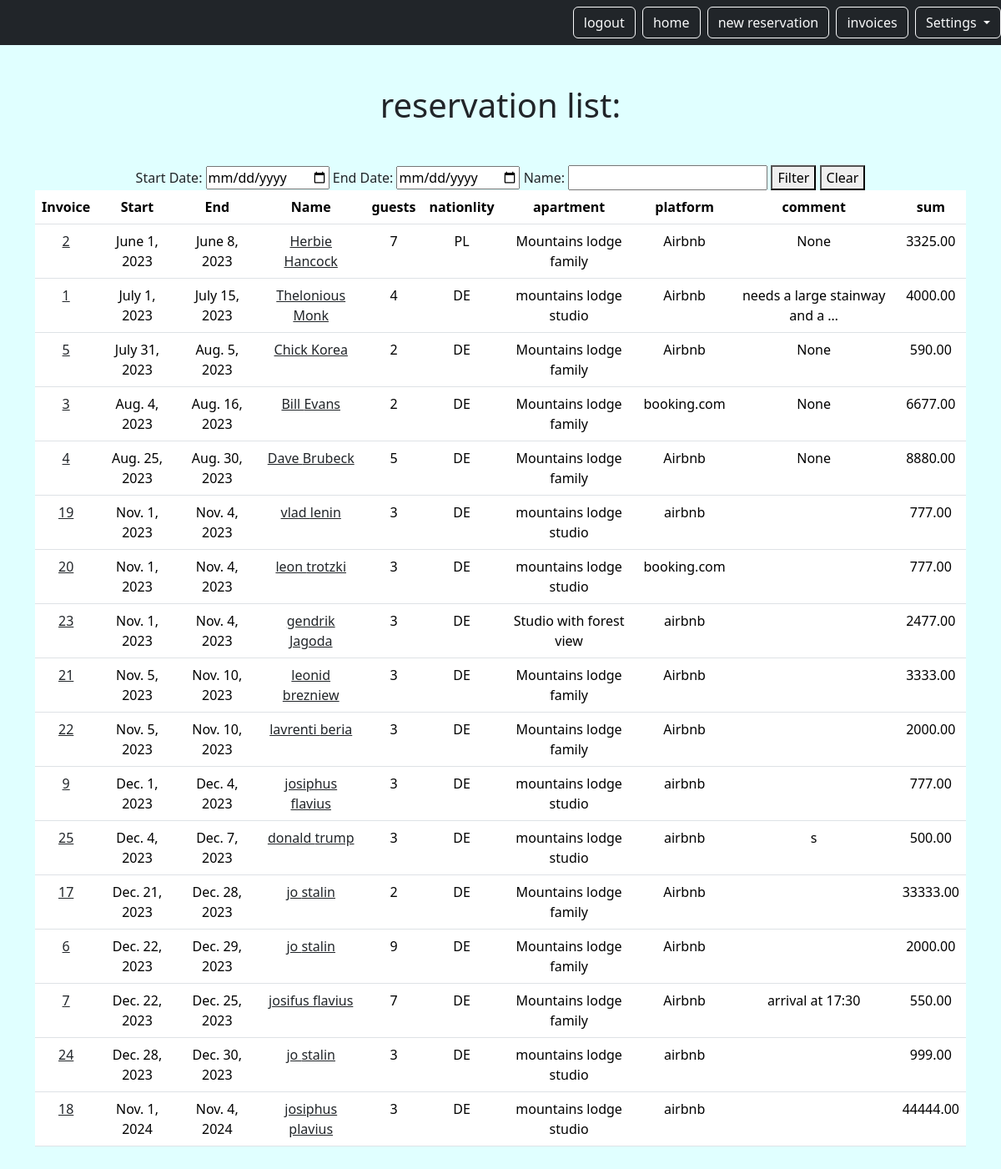
The app's page /mini/reservation (signed in) with its own data.
### reservation/models.py (models this page shows, shortened)
class Reservation(models.Model):
    PURPOSE_CHOICES = [
        ("holiday", "holiday"),
        ("business", "business"),
        ("no-show", "no-show"),
    ]
    id = models.AutoField(primary_key=True)
    start_date = models.DateField()
    end_date = models.DateField()
    name = models.CharField(max_length=255)
    lname = models.CharField(max_length=255, blank=True)
    company = models.CharField(max_length=255, blank=True, null=True)
    address = models.CharField(max_length=255, blank=True, null=True)
    email = models.EmailField(blank=True, null=True)
    number_of_guests = models.IntegerField(blank=True)
    nationality = models.CharField(max_length=255, blank=True, null=True)
    t_sum = models.DecimalField(max_digits=10, decimal_places=2)
    commission = models.DecimalField(
        max_digits=10, decimal_places=2
    )
    rech_num = models.CharField(max_length=255, blank=True)
    link = models.URLField(blank=True, null=True)
    purpose = models.CharField(
        max_length=255, choices=PURPOSE_CHOICES, blank=True
    )
    comment = models.TextField(blank=True, null=True)
    user = models.ForeignKey(
        CustomUser, on_delete=models.CASCADE, related_name="reservation"
    )
    platform = models.ForeignKey(
        Platform, on_delete=models.CASCADE, related_name="reservation"
    )
    apartment = models.ForeignKey(
        Apartment, on_delete=models.CASCADE, related_name="reservation"
    )

class Apartment(models.Model):
    user = models.ForeignKey(
        CustomUser,
        on_delete=models.CASCADE,
        related_name="apartment",
        null=True,
        blank=True,
    )
    id = models.AutoField(primary_key=True)
    name = models.CharField(max_length=255)
    address = models.CharField(max_length=255)
    date_contract = models.DateField()
    def __str__(self):
        return self.name

class Platform(models.Model):
    user = models.ForeignKey(
        CustomUser,
        on_delete=models.CASCADE,
        related_name="platform",
        null=True,
        blank=True,
    )
    id = models.AutoField(primary_key=True)
    name = models.CharField(max_length=255, blank=True)
    address = models.CharField(max_length=255, blank=True)
    kundennummer = models.CharField(max_length=255, blank=True)
    tel = models.CharField(max_length=255, blank=True)
    login = models.CharField(max_length=255, blank=True)
    url = models.URLField(blank=True, null=True)
    def __str__(self):
        return self.name

### reservation/views.py (the view)
# urls.py: path('reservation', views.ResListView.as_view(), name = 'reservation.list'),
class ResListView(LoginRequiredMixin, ListView):
    model = Reservation
    template_name = "booking/res_list.html"
    context_object_name = "reservation"
    login_url = LOGIN_URL
    def get_queryset(self):
        queryset =  self.request.user.reservation.order_by(F('start_date').asc())
        start_date = self.request.GET.get('start_date')
        end_date = self.request.GET.get('end_date')
        name = self.request.GET.get('name')
        if start_date and end_date:
            queryset = queryset.filter(start_date__gte=start_date, end_date__lte=end_date)
        if name:
            queryset = queryset.filter(name__icontains=name)
        return queryset

### reservation/templates/booking/res_list.html (shortened to what this page needs)
{% extends "base.html" %}
{% block content %}
    <h1 class="my-5">reservation list:</h1>
    <form method="get">
      <label for="start_date">Start Date:</label>
      <input type="date" name="start_date" id="start_date">
      <label for="end_date">End Date:</label>
      <input type="date" name="end_date" id="end_date">
      <label for="name">Name:</label>
      <input type="text" name="name" id="name">
      <button type="submit">Filter</button>
      <button type="button" id="clear-filter">Clear</button>
  </form>
        <table class="table">
        <thead>
            <tr>
               <th>Invoice</th>
                <th>Start</th>
                <th>End</th>
                <th>Name</th>
                <th>guests</th>
                <th>nationlity</th>
                <th>apartment</th>
                <th>platform</th>
                <th>comment</th>
                <th>sum</th>
              </tr>
            </thead>
            <tbody>
            {% for res in reservation %}
            <tr>
                <td><a href="{% url 'invoice1.detail' pk=res.id %}" class="text-dark text-decoration-non">{{ res.id }}</a></td>
                <td>{{res.start_date}}</td>
                <td>{{res.end_date}}</td>
                <td><a href="{% url 'reservation.detail' pk=res.id %}" class="text-dark text-decoration-non">{{ res.name }}  {{ res.lname }}</a></td>
                <td>{{res.number_of_guests}}</td>
                <td>{{res.nationality}}</td>
                <td>{{res.apartment}}</td>
                <td>{{res.platform}}</td>
                <td>{{res.comment | truncatechars:30  }}</td>
                <td>{{res.t_sum}}</td>
              </tr>
            {% endfor %}
        </tbody>
    </table>
    </div>
{% endblock %}

### static/templates/base.html (style rules this page uses)
body { background: lightcyan; }

### records on screen
Reservation: id "2", start_date "June 1, 2023", end_date "June 8, 2023", name "Herbie", lname "Hancock", number_of_guests "7", nationality "PL", apartment "Mountains lodge family", platform "Airbnb", comment "None", t_sum "3325.00"
Reservation: id "1", start_date "July 1, 2023", end_date "July 15, 2023", name "Thelonious", lname "Monk", number_of_guests "4", nationality "DE", apartment "mountains lodge studio", platform "Airbnb", comment "needs a large stainway and a …", t_sum "4000.00"
Reservation: id "5", start_date "July 31, 2023", end_date "Aug. 5, 2023", name "Chick", lname "Korea", number_of_guests "2", nationality "DE", apartment "Mountains lodge family", platform "Airbnb", comment "None", t_sum "590.00"
Reservation: id "3", start_date "Aug. 4, 2023", end_date "Aug. 16, 2023", name "Bill", lname "Evans", number_of_guests "2", nationality "DE", apartment "Mountains lodge family", platform "booking.com", comment "None", t_sum "6677.00"
Reservation: id "4", start_date "Aug. 25, 2023", end_date "Aug. 30, 2023", name "Dave", lname "Brubeck", number_of_guests "5", nationality "DE", apartment "Mountains lodge family", platform "Airbnb", comment "None", t_sum "8880.00"
Reservation: id "19", start_date "Nov. 1, 2023", end_date "Nov. 4, 2023", name "vlad", lname "lenin", number_of_guests "3", nationality "DE", apartment "mountains lodge studio", platform "airbnb", t_sum "777.00"
Reservation: id "20", start_date "Nov. 1, 2023", end_date "Nov. 4, 2023", name "leon", lname "trotzki", number_of_guests "3", nationality "DE", apartment "mountains lodge studio", platform "booking.com", t_sum "777.00"
Reservation: id "23", start_date "Nov. 1, 2023", end_date "Nov. 4, 2023", name "gendrik", lname "Jagoda", number_of_guests "3", nationality "DE", apartment "Studio with forest view", platform "airbnb", t_sum "2477.00"
Reservation: id "21", start_date "Nov. 5, 2023", end_date "Nov. 10, 2023", name "leonid", lname "brezniew", number_of_guests "3", nationality "DE", apartment "Mountains lodge family", platform "Airbnb", t_sum "3333.00"
Reservation: id "22", start_date "Nov. 5, 2023", end_date "Nov. 10, 2023", name "lavrenti", lname "beria", number_of_guests "3", nationality "DE", apartment "Mountains lodge family", platform "Airbnb", t_sum "2000.00"
Reservation: id "9", start_date "Dec. 1, 2023", end_date "Dec. 4, 2023", name "josiphus", lname "flavius", number_of_guests "3", nationality "DE", apartment "mountains lodge studio", platform "airbnb", t_sum "777.00"
Reservation: id "25", start_date "Dec. 4, 2023", end_date "Dec. 7, 2023", name "donald", lname "trump", number_of_guests "3", nationality "DE", apartment "mountains lodge studio", platform "airbnb", comment "s", t_sum "500.00"
Reservation: id "17", start_date "Dec. 21, 2023", end_date "Dec. 28, 2023", name "jo", lname "stalin", number_of_guests "2", nationality "DE", apartment "Mountains lodge family", platform "Airbnb", t_sum "33333.00"
Reservation: id "6", start_date "Dec. 22, 2023", end_date "Dec. 29, 2023", name "jo", lname "stalin", number_of_guests "9", nationality "DE", apartment "Mountains lodge family", platform "Airbnb", t_sum "2000.00"
Reservation: id "7", start_date "Dec. 22, 2023", end_date "Dec. 25, 2023", name "josifus", lname "flavius", number_of_guests "7", nationality "DE", apartment "Mountains lodge family", platform "Airbnb", comment "arrival at 17:30", t_sum "550.00"
Reservation: id "24", start_date "Dec. 28, 2023", end_date "Dec. 30, 2023", name "jo", lname "stalin", number_of_guests "3", nationality "DE", apartment "mountains lodge studio", platform "airbnb", t_sum "999.00"
Reservation: id "18", start_date "Nov. 1, 2024", end_date "Nov. 4, 2024", name "josiphus", lname "plavius", number_of_guests "3", nationality "DE", apartment "mountains lodge studio", platform "airbnb", t_sum "44444.00"
